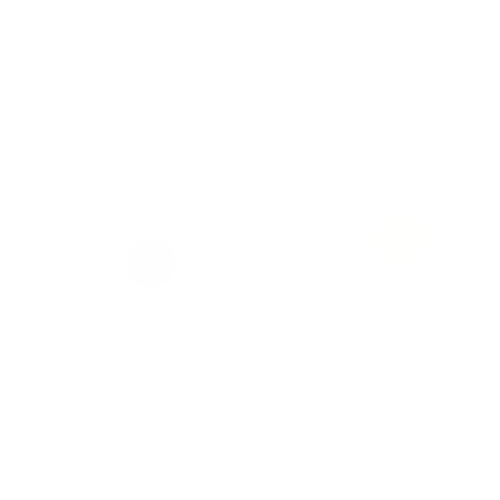
Frame 1 (no input)
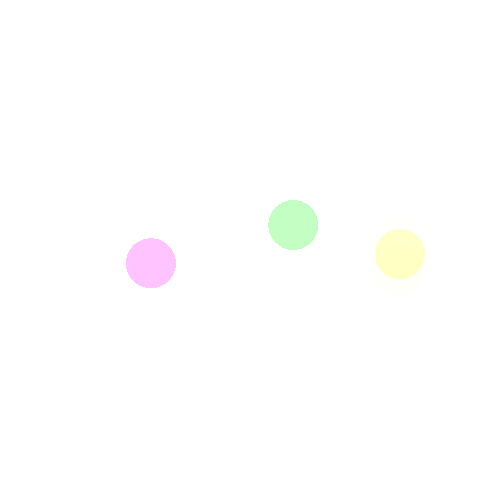
Frame 60 (the mouse pressed at the canvas centre just before this capture)
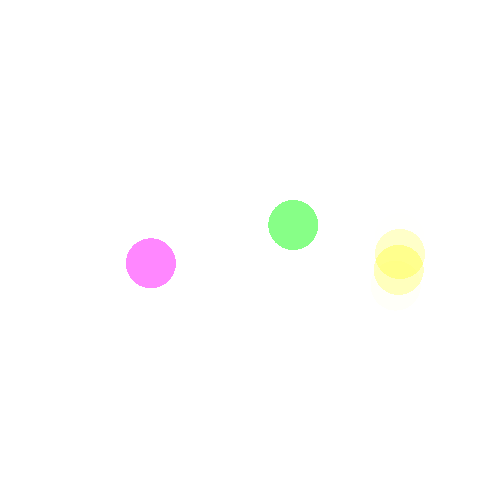
Frame 120 (the mouse held since frame 60 and released just before this capture)

The Processing sketch that drew these frames (run headless with seeded random() and noise(); from frame 60 on, the mouse is pressed at the canvas centre):

// Processing sketch: processing_169881
// ── processing_169881.pde

void setup()
{
  size(500,500);
  background(255);
}

void draw()
{
  //background(255);
  float sekunde_1 = map(second(),0,59,0,2*PI);
  pushMatrix();
  translate(width/2,height/2);
   noStroke();
   fill(176,196,2,1);
   rotate(sekunde_1);
  ellipseMode(CENTER);
  ellipse(0,-150,50,50);
    popMatrix();
    
    
    float minute_1 = map(minute(),0,59,0,2*PI);
    
    pushMatrix();
    translate(width/2,height/2);
    noStroke();
    fill(254,95,130,1);
    rotate(minute_1);
    ellipseMode(CENTER);
    ellipse(0,-100,50,50);
    popMatrix();
    
    float stunde_1 = map(hour(),0,12,0,2*PI);
    
    pushMatrix();
    translate(width/2,height/2);
    noStroke();
    fill(80,196,32,1);
    rotate(stunde_1);
    ellipseMode(CENTER);
    ellipse(0,-50,50,50);
    popMatrix();  
}
  
 
  
